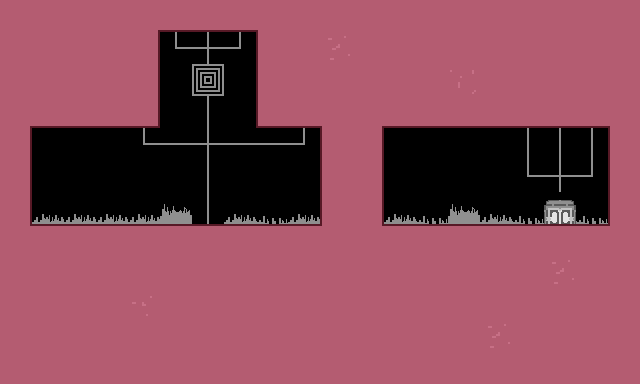

This game map was drawn from its Tiled (.tmx) file and the tilesets committed beside it. A one-line description and the trimmed map source follow:
An orthogonal 20x12 tile map with 32x32 px tiles, 1 tile layer (Tile Layer 1).

<map version="1.0" orientation="orthogonal" width="20" height="12" tilewidth="32" tileheight="32">
 <tileset firstgid="1" name="sprite" tilewidth="32" tileheight="32">
  <image source="../img/sprite.png" trans="ffffff" width="320" height="640" />
 </tileset>
 <layer name="Tile Layer 1" width="20" height="12">
  <data>[240 cells, 217 non-empty, 24 distinct tile ids]</data>
 </layer>
</map>
